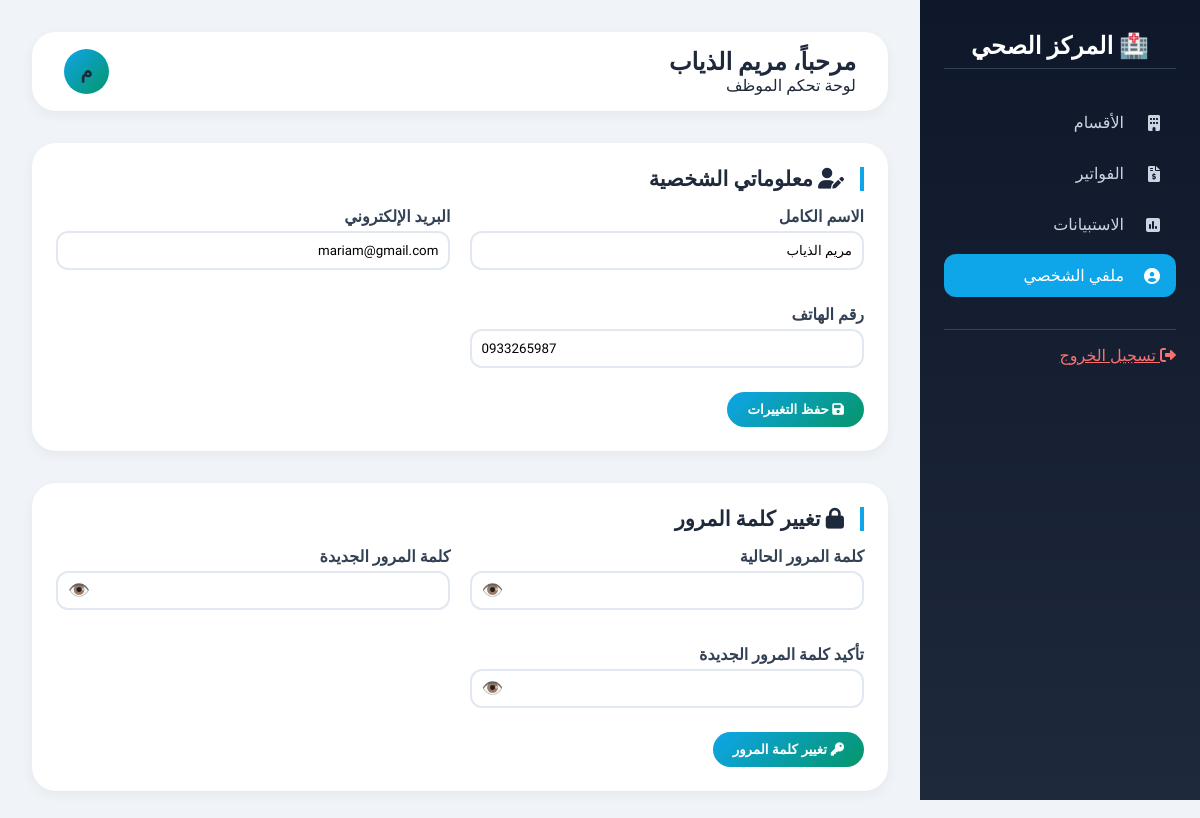
Screenshot of /Staff/staff_dashboard.php?page=profile (signed in) with the database file from the repository.
### tables this page shows
CREATE TABLE `staff` (
  `id` int NOT NULL,
  `full_name` varchar(100) NOT NULL,
  `email` varchar(100) NOT NULL,
  `phone` varchar(20) DEFAULT NULL,
  `position` varchar(100) NOT NULL,
  `status` enum('active','suspended') DEFAULT 'active',
  `created_at` timestamp NOT NULL DEFAULT CURRENT_TIMESTAMP,
  `updated_at` timestamp NOT NULL DEFAULT CURRENT_TIMESTAMP ON UPDATE CURRENT_TIMESTAMP,
  `password` varchar(255) NOT NULL DEFAULT ''
);

### staff/modules/profile.php (the view, shortened to what this page needs)
<?php
$stmt = $pdo->prepare("SELECT full_name, email, phone, password FROM staff WHERE id = ?");
$stmt->execute([$staff_id]);
$staff = $stmt->fetch(PDO::FETCH_ASSOC);
?>
<div class="profile-card">
    <h3><i class="fas fa-user-edit"></i> معلوماتي الشخصية</h3>
    <form method="POST">
        <div class="profile-grid">
            <div class="profile-field">
                <label>الاسم الكامل</label>
                <input type="text" name="full_name" value="<?= htmlspecialchars($staff['full_name']) ?>" required>
            </div>
            <div class="profile-field">
                <label>البريد الإلكتروني</label>
                <input type="email" name="email" value="<?= htmlspecialchars($staff['email']) ?>" required>
            </div>
            <div class="profile-field">
                <label>رقم الهاتف</label>
                <input type="tel" name="phone" value="<?= htmlspecialchars($staff['phone'] ?? '') ?>">
            </div>
        </div>
        <button type="submit" name="update_profile" class="btn-save"><i class="fas fa-save"></i> حفظ التغييرات</button>
    </form>
</div>
<div class="profile-card">
    <h3><i class="fas fa-lock"></i> تغيير كلمة المرور</h3>
    <form method="POST">
        <div class="profile-grid">
            <div class="profile-field">
                <label>كلمة المرور الحالية</label>
                <div class="password-wrapper">
                    <input type="password" name="current_password" id="current_password" required>
                    <span class="toggle-password" onclick="togglePassword('current_password', this)">👁️</span>
                </div>
            </div>
            <div class="profile-field">
                <label>كلمة المرور الجديدة</label>
                <div class="password-wrapper">
                    <input type="password" name="new_password" id="new_password" required minlength="6">
                    <span class="toggle-password" onclick="togglePassword('new_password', this)">👁️</span>
                </div>
            </div>
            <div class="profile-field">
                <label>تأكيد كلمة المرور الجديدة</label>
                <div class="password-wrapper">
                    <input type="password" name="confirm_password" id="confirm_password" required minlength="6">
                    <span class="toggle-password" onclick="togglePassword('confirm_password', this)">👁️</span>
                </div>
            </div>
        </div>
        <button type="submit" name="change_password" class="btn-save"><i class="fas fa-key"></i> تغيير كلمة المرور</button>
    </form>
</div>

### staff/staff_dashboard.php (style rules this page uses)
* { margin: 0; padding: 0; box-sizing: border-box; }
body { font-family: 'Tajawal', sans-serif; background: #f0f4f8; color: #1e293b; direction: rtl; }

### staff/modules/profile.php (style rules this page uses)
.profile-card { background: white; border-radius: 24px; padding: 1.5rem; margin-bottom: 2rem; box-shadow: 0 4px 12px rgba(0,0,0,0.05); }
.profile-card h3 { font-size: 1.3rem; margin-bottom: 1rem; border-right: 4px solid #0ea5e9; padding-right: 1rem; }
.profile-grid { display: grid; grid-template-columns: repeat(2, 1fr); gap: 1.2rem; }
.profile-field { margin-bottom: 1rem; position: relative; }
.profile-field label { display: block; font-weight: 600; margin-bottom: 0.3rem; color: #334155; }
.profile-field input { width: 100%; padding: 10px; border: 2px solid #e2e8f0; border-radius: 12px; font-family: 'Tajawal', sans-serif; }
.password-wrapper { position: relative; display: flex; align-items: center; }
.password-wrapper input { flex: 1; padding-left: 40px; }
.toggle-password { position: absolute; left: 12px; cursor: pointer; color: #94a3b8; font-size: 1.1rem; }
.btn-save { background: linear-gradient(135deg, #0ea5e9, #059669); color: white; border: none; padding: 10px 20px; border-radius: 40px; cursor: pointer; font-weight: bold; margin-top: 0.5rem; }

### rows the page displays
staff: full_name "مريم الذياب", email "mariam@gmail.com", phone "0933265987"

### other values shown
$staff_name "مريم الذياب"
mb_substr($staff_name, 0, 1) "م"
